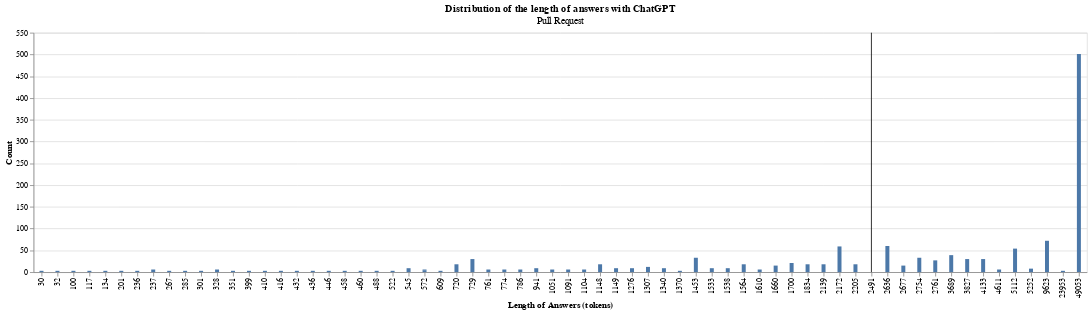

Notebook code cell kept with this figure:
### Code cell
# Checking histogarm
inter_bar = alt.Chart(df_url_ans).mark_bar(size=5).encode(
    x=alt.X(
        "mean:N",
        title="Length of Answers (tokens)",
    ),
    y=alt.Y("count", title="Count"),
).properties(
    title={
        "text": "Distribution of the length of answers with ChatGPT",
        "subtitle": "Pull Request"
    }
)

rule = alt.Chart(df_url_ans).mark_rule().encode(
    x=alt.X(
        'mean:N',
        aggregate="mean",
        type='nominal',
        axis=alt.Axis(format="2d")
    ),
)

alt.layer(inter_bar, rule)

### Figure 1 — Vega-Lite specification as saved in the notebook (floating-point values rounded to 4 significant figures)
{"config": {"view": {"continuousWidth": 300, "continuousHeight": 300}}, "layer": [{"mark": {"type": "bar", "size": 5}, "encoding": {"x": {"field": "mean", "title": "Length of Answers (tokens)", "type": "nominal"}, "y": {"field": "count", "title": "Count", "type": "quantitative"}}, "title": {"text": "Distribution of the length of answers with ChatGPT", "subtitle": "Pull Request"}}, {"mark": {"type": "rule"}, "encoding": {"x": {"aggregate": "mean", "axis": {"format": "2d"}, "field": "mean", "type": "nominal"}}}], "data": {"name": "data-5156680fabf01e9e84c2133293f45895"}, "$schema": "https://vega.github.io/schema/vega-lite/v5.20.1.json", "datasets": {"data-5156680fabf01e9e84c2133293f45895": [{"RepoName": "ActivityWatch/aw-server", "mean": 572.0, "count": 3}, {"RepoName": "AndyGrant/OpenBench", "mean": 416.0, "count": 3}, {"RepoName": "AntonOsika/gpt-engineer", "mean": 5112.0, "count": 54}, {"RepoName": "D3Zyre/Copy-All-Files-From-Folder", "mean": 1104.0, "count": 6}, {"RepoName": "Delgan/loguru", "mean": 1533.0, "count": 9}, {"RepoName": "Elucidation/mapf-multiagent-robot-planning", "mean": 2139.0, "count": 18}, {"RepoName": "Email-Generation/email_generation", "mean": 49050.0, "count": 501}, {"RepoName": "GreyDGL/PentestGPT", "mean": 4611.0, "count": 6}, {"RepoName": "HaroldMitts/VoAIce", "mean": 32.0, "count": 3}, {"RepoName": "Hochfrequenz/kohlrahbi", "mean": 267.0, "count": 3}, {"RepoName": "MauriceLe/PIMS", "mean": 23950.0, "count": 3}, {"RepoName": "NA-MIC/ProjectWeek", "mean": 458.0, "count": 3}, {"RepoName": "OpenAdaptAI/OpenAdapt", "mean": 2172.0, "count": 59}, {"RepoName": "PromtEngineer/localGPT", "mean": 3689.0, "count": 39}, {"RepoName": "RND247/Pype-Synthetic-Data-for-Testing", "mean": 761.0, "count": 6}, {"RepoName": "SafEight/wdm-project", "mean": 1051.0, "count": 6}, {"RepoName": "Shreya-R-Dixit-Memorial-Foundation/EyeDaV2", "mean": 285.0, "count": 3}, {"RepoName": "Significant-Gravitas/Auto-GPT", "mean": 201.0, "count": 3}, {"RepoName": "SuffolkLITLab/docassemble-ALToolbox", "mean": 1538.0, "count": 9}, {"RepoName": "aahnik/temple-web", "mean": 432.0, "count": 3}, {"RepoName": "aiplanethub/genai-stack", "mean": 410.0, "count": 3}, {"RepoName": "app-sre/qontract-reconcile", "mean": 1660.0, "count": 15}, {"RepoName": "bancaditalia/black-it", "mean": 522.0, "count": 3}, {"RepoName": "bbelderbos/htmx-demo", "mean": 941.0, "count": 9}, {"RepoName": "chitalian/gptask", "mean": 301.0, "count": 3}, {"RepoName": "comfyanonymous/ComfyUI", "mean": 488.0, "count": 3}, {"RepoName": "davidusb-geek/emhass", "mean": 545.0, "count": 9}, {"RepoName": "dobbelina/repository.dobbelina", "mean": 1610.0, "count": 6}, {"RepoName": "dtch1997/gpt-text-gym", "mean": 1453.0, "count": 33}, {"RepoName": "embedchain/embedchain", "mean": 134.0, "count": 3}, {"RepoName": "gorillamania/AICodeBot", "mean": 3827.0, "count": 30}, {"RepoName": "icecube/pisa", "mean": 572.0, "count": 3}, {"RepoName": "internetarchive/openlibrary", "mean": 1276.0, "count": 9}, {"RepoName": "jasonacox/Powerwall-Dashboard", "mean": 1834.0, "count": 18}, {"RepoName": "jefftriplett/frontmatter-cli", "mean": 1564.0, "count": 18}, {"RepoName": "karpathy/ng-video-lecture", "mean": 786.0, "count": 6}, {"RepoName": "kroitor/asciichart", "mean": 1370.0, "count": 3}, {"RepoName": "kukulich/home-assistant-jablotron100", "mean": 436.0, "count": 3}, {"RepoName": "langchain-ai/langchain", "mean": 1700.0, "count": 21}, {"RepoName": "livingbio/gpt-fn", "mean": 1091.0, "count": 6}, {"RepoName": "meltyyyyy/ICR-2023", "mean": 2205.0, "count": 18}, {"RepoName": "mesonbuild/meson", "mean": 117.0, "count": 3}, {"RepoName": "metaphorsystems/metaphor-python", "mean": 328.0, "count": 6}, {"RepoName": "microsoft/visionmetrics", "mean": 460.0, "count": 3}, {"RepoName": "monarch-initiative/oai-monarch-plugin", "mean": 100.0, "count": 3}, {"RepoName": "mpoon/gpt-repository-loader", "mean": 351.0, "count": 3}, {"RepoName": "mprib/pyxy3d", "mean": 720.0, "count": 18}, {"RepoName": "nuhmanpk/Webtrench", "mean": 1307.0, "count": 12}, {"RepoName": "omegaui/linux-voice-control", "mean": 2754.0, "count": 33}, {"RepoName": "paul-gauthier/aider", "mean": 237.0, "count": 6}, {"RepoName": "related-sciences/nxontology-ml", "mean": 30.0, "count": 3}, {"RepoName": "roslinmahmud/easy-hire-backend", "mean": 399.0, "count": 3}, {"RepoName": "simonw/asgi-proxy-lib", "mean": 4133.0, "count": 30}, {"RepoName": "simonw/datasette-render-markdown", "mean": 2761.0, "count": 27}, {"RepoName": "simonw/llm-replicate", "mean": 774.0, "count": 6}, {"RepoName": "simonw/sqlite-utils", "mean": 1148.0, "count": 18}, {"RepoName": "simonw/symbex", "mean": 729.2, "count": 30}, {"RepoName": "simonw/ttok", "mean": 446.0, "count": 3}, {"RepoName": "sugi-01096/72", "mean": 5252.0, "count": 8}, {"RepoName": "teremterem/botmerger", "mean": 1340.0, "count": 9}, {"RepoName": "theonlysam/blackjack", "mean": 609.0, "count": 3}, {"RepoName": "tinygrad/tinygrad", "mean": 2677.0, "count": 15}, {"RepoName": "udayhello/handwritten1", "mean": 9623.0, "count": 72}, {"RepoName": "uuid6/prototypes", "mean": 2636.0, "count": 60}, {"RepoName": "wafflestudio/wacruit-server", "mean": 236.0, "count": 3}, {"RepoName": "welfare-state-analytics/riksdagen-corpus", "mean": 1149.0, "count": 9}]}}
